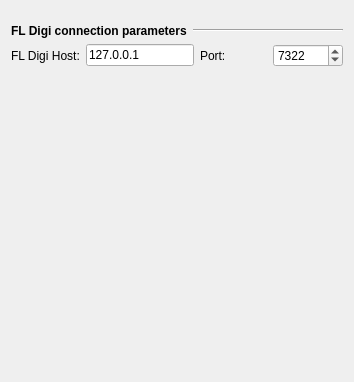
      <widget class="QWidget" name="page_24">
       <layout class="QVBoxLayout" name="verticalLayout_2">
        <item>
         <spacer name="spacer">
          <property name="orientation">
           <enum>Qt::Vertical</enum>
          </property>
          <property name="sizeType">
           <enum>QSizePolicy::Fixed</enum>
          </property>
          <property name="sizeHint" stdset="0">
           <size>
            <width>20</width>
            <height>13</height>
           </size>
          </property>
         </spacer>
        </item>
        <item>
         <layout class="QHBoxLayout" name="horizontalLayout_77">
          <item>
           <widget class="QLabel" name="label_136">
            <property name="sizePolicy">
             <sizepolicy hsizetype="Fixed" vsizetype="Fixed">
              <horstretch>0</horstretch>
              <verstretch>0</verstretch>
             </sizepolicy>
            </property>
            <property name="font">
             <font>
              <weight>75</weight>
              <bold>true</bold>
             </font>
            </property>
            <property name="text">
             <string>FL Digi connection parameters</string>
            </property>
           </widget>
          </item>
          <item>
           <widget class="Line" name="line_30">
            <property name="orientation">
             <enum>Qt::Horizontal</enum>
            </property>
           </widget>
          </item>
         </layout>
        </item>
        <item>
         <layout class="QHBoxLayout" name="horizontalLayout_78">
          <item>
           <widget class="QLabel" name="label_137">
            <property name="minimumSize">
             <size>
              <width>67</width>
              <height>0</height>
             </size>
            </property>
            <property name="text">
             <string>FL Digi Host:</string>
            </property>
           </widget>
          </item>
          <item>
           <widget class="QLineEdit" name="FLDIGIHostEdit">
            <property name="text">
             <string>127.0.0.1</string>
            </property>
           </widget>
          </item>
          <item>
           <widget class="QLabel" name="label_138">
            <property name="minimumSize">
             <size>
              <width>67</width>
              <height>0</height>
             </size>
            </property>
            <property name="text">
             <string>Port:</string>
            </property>
           </widget>
          </item>
          <item>
           <widget class="QSpinBox" name="FLDIGIPortBox">
            <property name="minimumSize">
             <size>
              <width>70</width>
              <height>0</height>
             </size>
            </property>
            <property name="maximum">
             <number>65535</number>
            </property>
            <property name="value">
             <number>7322</number>
            </property>
           </widget>
          </item>
         </layout>
        </item>
        <item>
         <spacer name="verticalSpacer_3">
          <property name="orientation">
           <enum>Qt::Vertical</enum>
          </property>
          <property name="sizeHint" stdset="0">
           <size>
            <width>20</width>
            <height>304</height>
           </size>
          </property>
         </spacer>
        </item>
       </layout>
      </widget>
